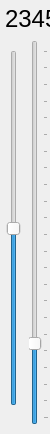
<?xml version="1.0" encoding="UTF-8"?>
<ui version="4.0">
 <class>tiltControlWidget</class>
 <widget class="QWidget" name="tiltControlWidget">
  <property name="geometry">
   <rect>
    <x>0</x>
    <y>0</y>
    <width>50</width>
    <height>434</height>
   </rect>
  </property>
  <property name="windowTitle">
   <string>Form</string>
  </property>
  <widget class="bSlider" name="speedSlider">
   <property name="geometry">
    <rect>
     <x>-1</x>
     <y>50</y>
     <width>30</width>
     <height>356</height>
    </rect>
   </property>
   <property name="minimum">
    <number>-100</number>
   </property>
   <property name="maximum">
    <number>100</number>
   </property>
   <property name="tracking">
    <bool>true</bool>
   </property>
   <property name="orientation">
    <enum>Qt::Vertical</enum>
   </property>
   <property name="invertedAppearance">
    <bool>false</bool>
   </property>
   <property name="invertedControls">
    <bool>false</bool>
   </property>
  </widget>
  <widget class="bSlider" name="positionSlider">
   <property name="geometry">
    <rect>
     <x>29</x>
     <y>40</y>
     <width>20</width>
     <height>385</height>
    </rect>
   </property>
   <property name="maximum">
    <number>1000</number>
   </property>
   <property name="value">
    <number>200</number>
   </property>
   <property name="orientation">
    <enum>Qt::Vertical</enum>
   </property>
   <property name="invertedAppearance">
    <bool>false</bool>
   </property>
   <property name="invertedControls">
    <bool>false</bool>
   </property>
   <property name="tickPosition">
    <enum>QSlider::TicksBelow</enum>
   </property>
   <property name="tickInterval">
    <number>45</number>
   </property>
  </widget>
  <widget class="QLabel" name="coordLabel">
   <property name="geometry">
    <rect>
     <x>5</x>
     <y>4</y>
     <width>66</width>
     <height>29</height>
    </rect>
   </property>
   <property name="font">
    <font>
     <family>Helvetica</family>
     <pointsize>18</pointsize>
    </font>
   </property>
   <property name="text">
    <string>2345</string>
   </property>
  </widget>
 </widget>
 <customwidgets>
  <customwidget>
   <class>bSlider</class>
   <extends>QSlider</extends>
   <header location="global">bslider.h</header>
  </customwidget>
 </customwidgets>
 <resources/>
 <connections/>
 <designerdata>
  <property name="gridDeltaX">
   <number>10</number>
  </property>
  <property name="gridDeltaY">
   <number>10</number>
  </property>
  <property name="gridSnapX">
   <bool>false</bool>
  </property>
  <property name="gridSnapY">
   <bool>false</bool>
  </property>
  <property name="gridVisible">
   <bool>true</bool>
  </property>
 </designerdata>
</ui>
